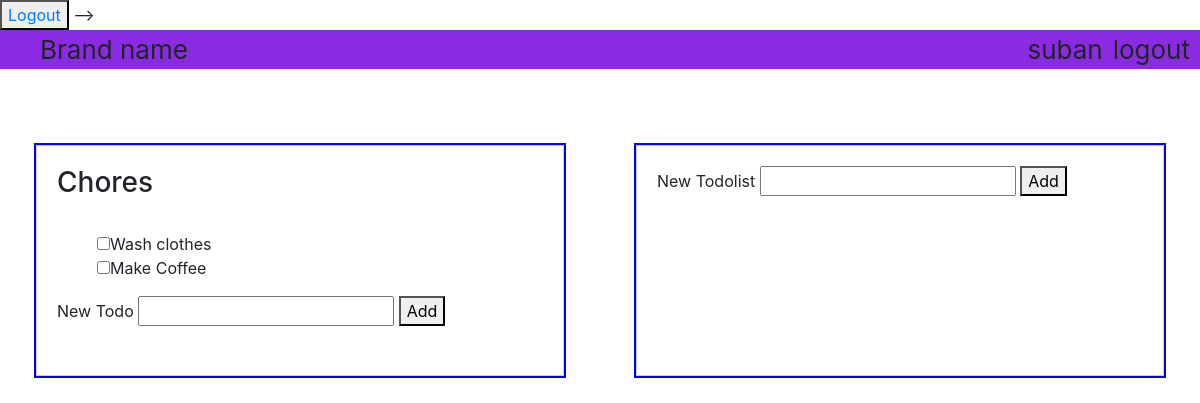
Before: / (signed in) with the older database file.
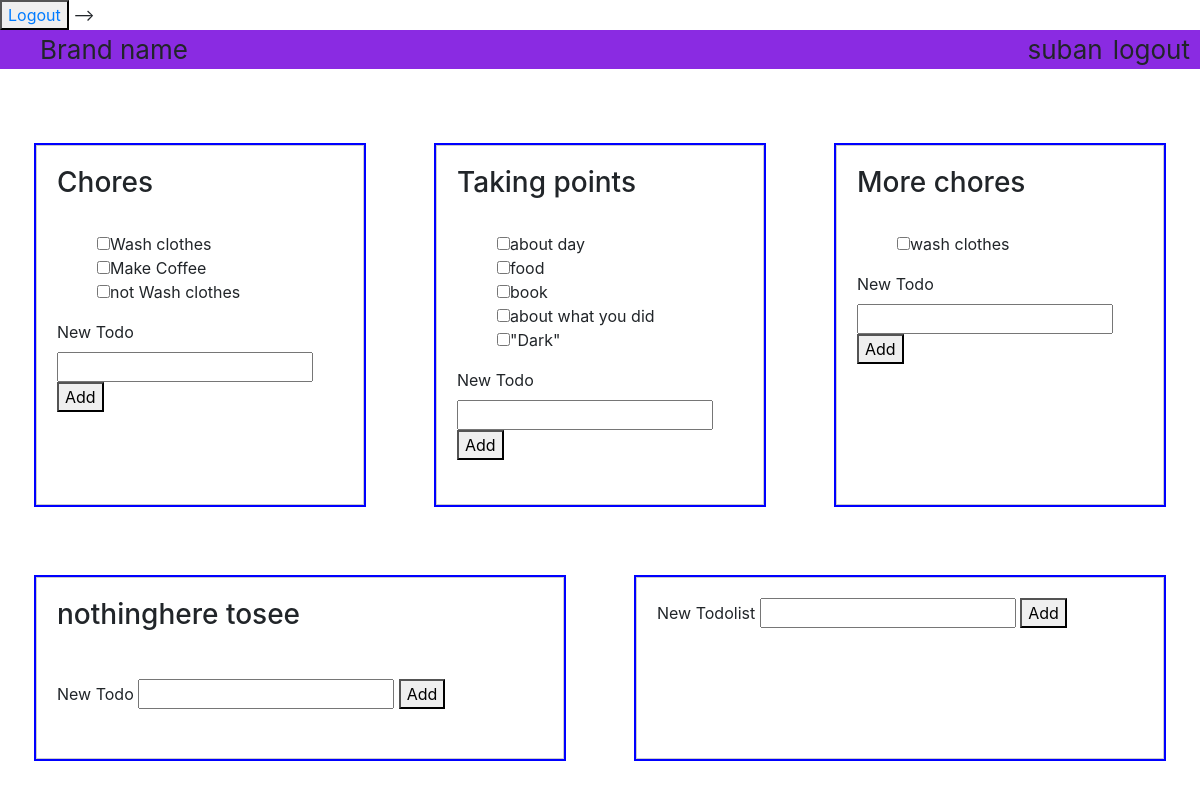
After: the same page with the newer database file.
### todos/models.py (models this page shows)
class Todolist(models.Model):
    list_name = models.CharField(max_length=64)
    user = models.ForeignKey(User, on_delete=models.CASCADE)
    def __str__(self):
        return self.list_name

class Todo(models.Model):
    title = models.CharField(max_length=64)
    description = models.TextField()
    difficulty = models.IntegerField(validators=[validate_difficulty])
    is_complete = models.BooleanField(default=False)
    todolist = models.ForeignKey(Todolist,related_name= "todo_set", on_delete=models.CASCADE)
    def __str__(self):
        return self.title

### todos/views.py (the view)
# urls.py: path('', views.home_view, name="home"),
def home_view(request):
    user = request.user
    todolists = user.todolist_set.all()
    context = {
        "user" : request.user,
        'todolists': todolists
    }
    return render(request, 'todos/index.html', context )

### todos/templates/todos/index.html (shortened to what this page needs)
<!DOCTYPE html>
<html lang="en">
<head>
    <link rel="stylesheet" href="https://stackpath.bootstrapcdn.com/bootstrap/4.5.0/css/bootstrap.min.css">
    {% load static %}
    <link rel="stylesheet" type="text/css" href="{% static 'todos/style.css' %}">
</head>
<body>
    <button ><a href="{% url 'users:logout' %}">Logout</a></button> -->
    <div id="top-bar">
        <ul id='top-bar-items'>
            <li id='brand-name'>Brand name</li>
            <li id='logout-button' style="float: right;">logout</li>
            <li id='username' style="float: right;">{{user.username}}</li>
        </ul>
    </div>
    <br>
    <div id='todolist-container'>
    {% for todolist in todolists %}
        <div class="todolist" id="div_{{forloop.counter}}">
            <h3>{{todolist}}</h3>
            <br>
            <ul id="todolist_{{forloop.counter}}">
            {% for todo in todolist.todo_set.all %}
                <li id="todo_{{todo.id}}"> <input type="checkbox" class="todo-checkbox" data-todoID="{{todo.id}}">{{todo}}</li>
            {% endfor %}
            </ul>
            <form class='add_new_todo' data-todolist_id="{{todolist.id}}">
                <label for="new_todo">New Todo</label>
                <input type="text" name="new_todo" class='new_todo'>
                <button class="new_todo_submit" type="submit">Add</button>
            </form>
            <br>
        </div>
    {% endfor %}
        <div class="todolist">
            <form>
                <label for="new_todolist">New Todolist</label>
                <input type="text" name="new_todolist" id='new_todolist'>
                <button id="new_todolist_submit">Add</button>
            </form>
        </div>
    </div>
</body>
</html>

Changed rows visible on the page:
added Todo: title "not Wash clothes", shown under Todolist "Chores"
added Todolist: list_name "Taking points"
added Todo: title "about day", shown under "Taking points"
added Todo: title "food", shown under "Taking points"
added Todo: title "book", shown under "Taking points"
added Todo: title "about what you did", shown under "Taking points"
added Todo: title "\"Dark\"", shown under "Taking points"
added Todolist: list_name "More chores"
added Todo: title "wash clothes", shown under "More chores"
added Todolist: list_name "nothinghere tosee"
